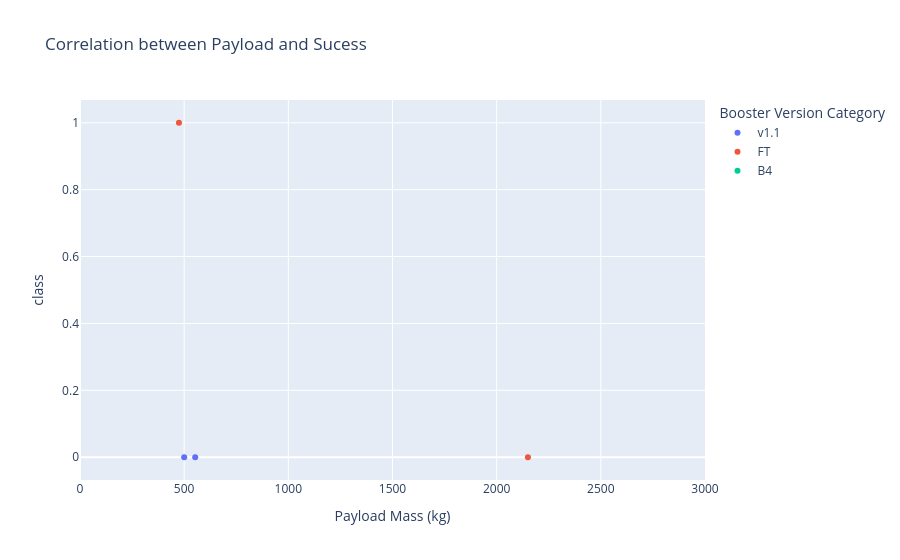

Notebook cell for this chart:
### Code cell
get_scatter_chart('VAFB SLC-4E',[000,3000])

### Figure 1 — Plotly figure (JSON) as saved in the notebook; plotly's stock layout.template omitted (floating-point values rounded to 4 significant figures)
{"data": [{"hovertemplate": "Booster Version Category=v1.1<br>Payload Mass (kg)=%{x}<br>class=%{y}<extra></extra>", "legendgroup": "v1.1", "marker": {"color": "#636efa", "symbol": "circle"}, "mode": "markers", "name": "v1.1", "orientation": "v", "showlegend": true, "type": "scatter", "x": [500.0, 553.0], "xaxis": "x", "y": [0, 0], "yaxis": "y"}, {"hovertemplate": "Booster Version Category=FT<br>Payload Mass (kg)=%{x}<br>class=%{y}<extra></extra>", "legendgroup": "FT", "marker": {"color": "#EF553B", "symbol": "circle"}, "mode": "markers", "name": "FT", "orientation": "v", "showlegend": true, "type": "scatter", "x": [9600.0, 9600.0, 475.0, 9600.0, 2150.0], "xaxis": "x", "y": [1, 1, 1, 0, 0], "yaxis": "y"}, {"hovertemplate": "Booster Version Category=B4<br>Payload Mass (kg)=%{x}<br>class=%{y}<extra></extra>", "legendgroup": "B4", "marker": {"color": "#00cc96", "symbol": "circle"}, "mode": "markers", "name": "B4", "orientation": "v", "showlegend": true, "type": "scatter", "x": [9600.0, 9600.0, 6460.0], "xaxis": "x", "y": [1, 0, 0], "yaxis": "y"}], "layout": {"legend": {"title": {"text": "Booster Version Category"}, "tracegroupgap": 0}, "title": {"text": "Correlation between Payload and Sucess"}, "xaxis": {"anchor": "y", "domain": [0, 1], "range": [0, 3000], "title": {"text": "Payload Mass (kg)"}}, "yaxis": {"anchor": "x", "domain": [0, 1], "title": {"text": "class"}}}}
